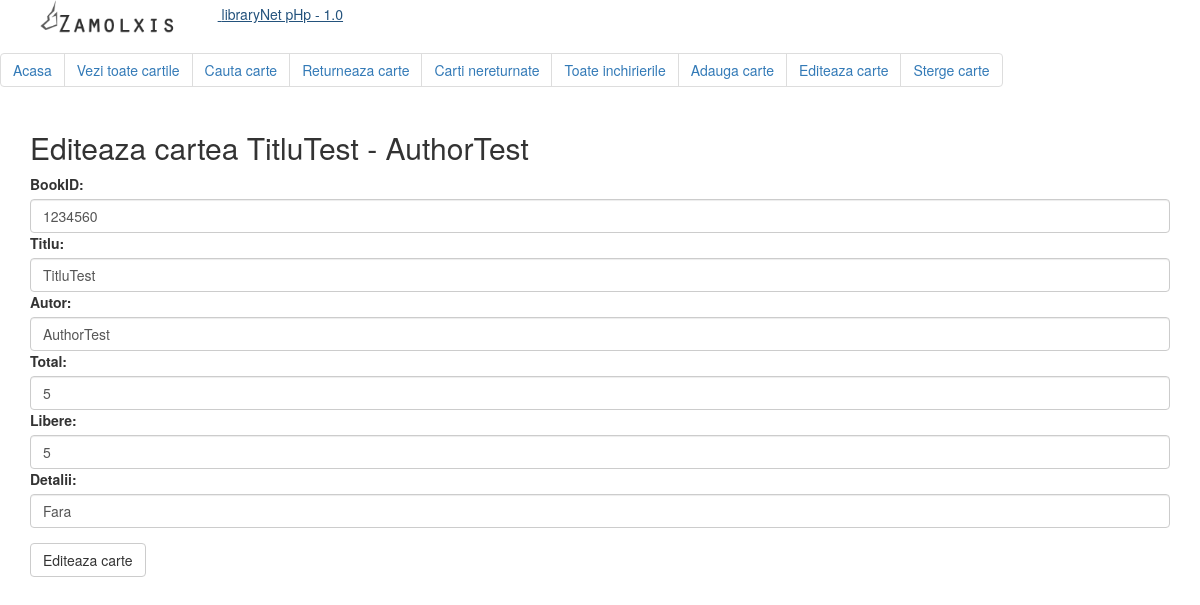
Page /editeaza.php?bookid=1234560 on the committed database.
### tables this page shows
CREATE TABLE `books` (
  `entryID` int(11) NOT NULL,
  `bookID` int(8) NOT NULL,
  `title` varchar(52) NOT NULL,
  `author` varchar(42) NOT NULL,
  `total` int(100) NOT NULL,
  `free` int(100) NOT NULL,
  `details` varchar(190) DEFAULT 'Fara detalii'
);

### editeaza.php (the view, shortened to what this page needs)
<?php include 'header.php';  ?>
<?php
$bookID = $_GET['bookid'];
$title = "";
$author = "";
$total = "";
$free = "";
$details = "";
$sql = "SELECT * FROM books WHERE bookID = '".$bookID."'";
				$result = $conn->query($sql);
					while($row = $result->fetch_assoc())
						{
						$title = $row["title"];
						$author = $row["author"];
						$total = $row["total"];
						$free = $row["free"];
						$details = $row["details"];
						}
if(!empty($bookID))
{
	echo '
<div class="container">
  <h2>Editeaza cartea '.$title.' - '.$author.'</h2>
  <form role="form" action="/api/editbook.php" method="post">
    <div class="form-group">
      <label for="text">BookID:</label>
      <input type="text" class="form-control" id="bookid" value='.$bookID.' name="bookid">
	  <label for="text">Titlu:</label>
      <input type="text" class="form-control" id="title" value='.$title.' name="title">
	  <label for="text">Autor:</label>
      <input type="text" class="form-control" id="author" value='.$author.' name="author">
	  <label for="text">Total:</label>
      <input type="text" class="form-control" id="total" value='.$total.' name="total">
	  <label for="text">Libere:</label>
      <input type="text" class="form-control" id="free" value='.$free.' name="free">
	  <label for="text">Detalii:</label>
      <input type="text" class="form-control" id="detalii" value='.$details.' name="detalii">
    </div>
    <button type="submit" class="btn btn-default">Editeaza carte</button>
  </form>
</div>';
	}
?>

### rows in the picture
books: title "TitluTest", author "AuthorTest", total "5", free "5"
